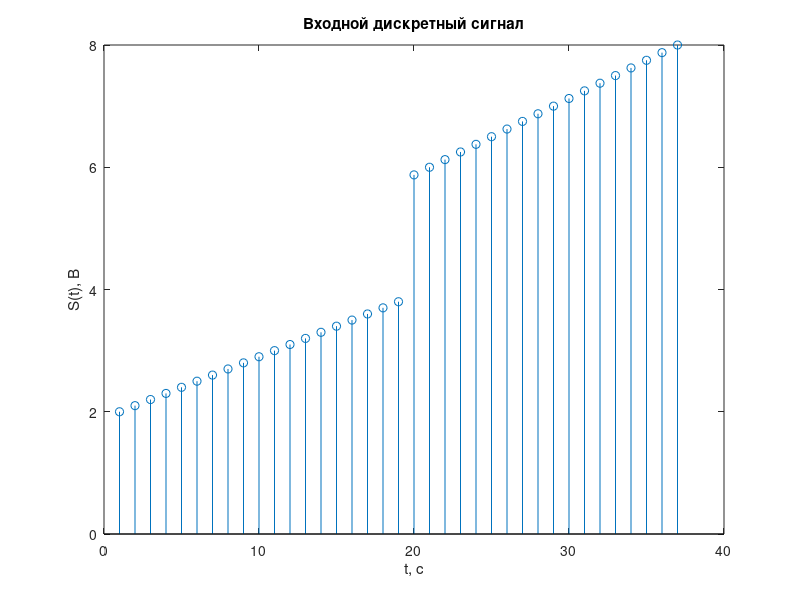
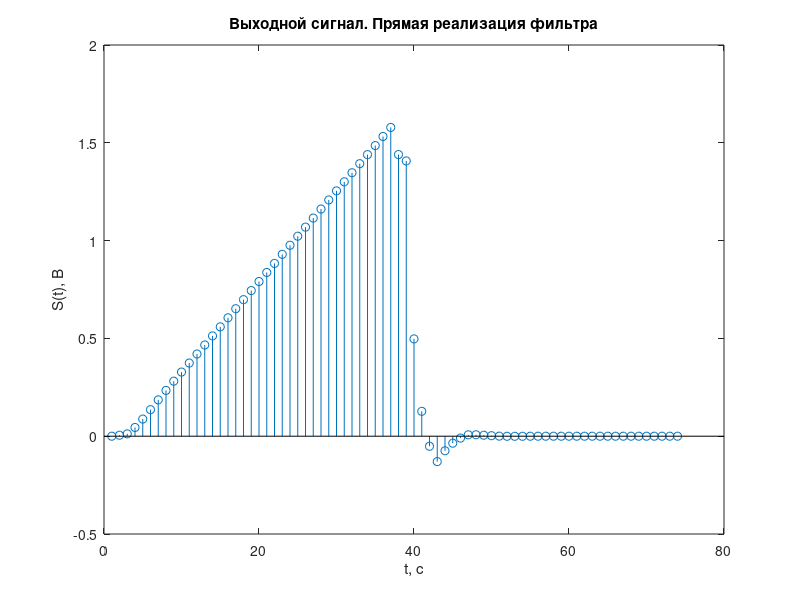
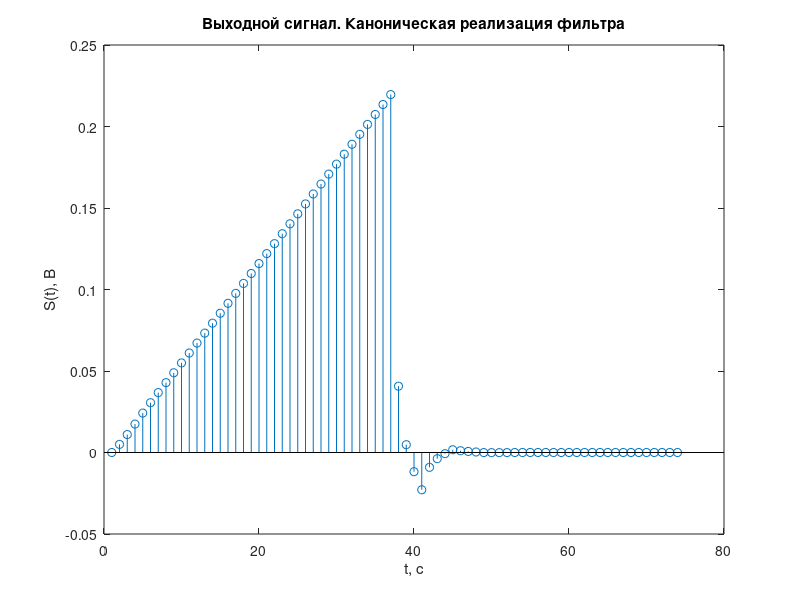
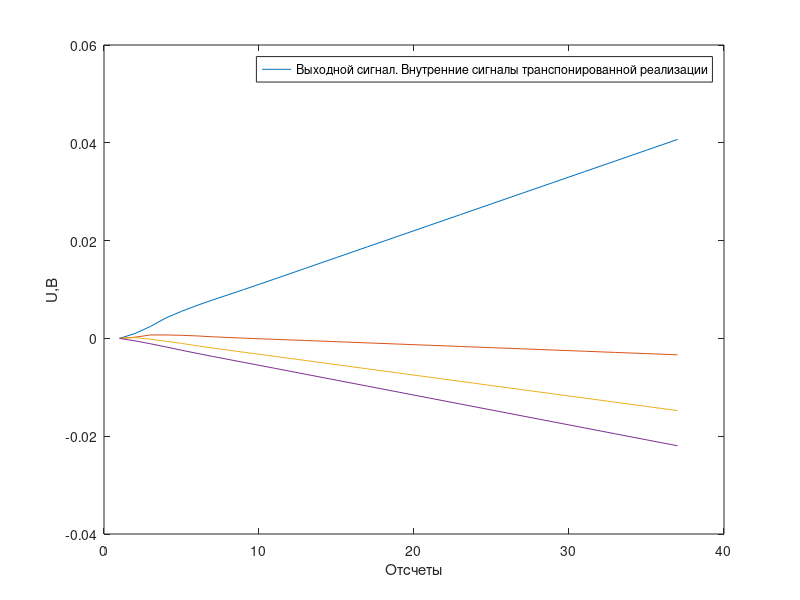

Reproduce these figures in MATLAB, in order.
%Формирование дискретного сигнала
T1 = 0.1;
T2 = 0.18;
U1 = 2; 
U2 = 4; 
U3 = 6;
U4 = 8;
Fd = 200;
T = 1/Fd;
x = 0:T:T2;
u1 = 20*x(1:T1*Fd-1)+2;
u2 = 25*x(T1*Fd:end)+3.5;
U = [u1 u2];
figure(1);
stem(U)
title('Входной дискретный сигнал');
xlabel('t, с');
ylabel('S(t), B');

%Пропускание сигнала через дискретный фильтр
x0 = [x, zeros(1,length(x))];
b = [1 0.2 5 1 0.4];
a = [1 -0.2 -0.05 -0.03 0.1];
y = filter(b, a, x0);
figure(2);
stem(y)
title('Выходной сигнал. Прямая реализация фильтра');
xlabel('t, с');
ylabel('S(t), B');

%Анализ прямой формы реализации дискретного фильтра
xmod = abs(x);
ymod = abs(y);
xmax = max(xmod);
ymax = max(ymod);
max_x_y_pryam = max(xmax, ymax)

%Анализ канонической формы реализации дискретного фильтра
b = [1 0 0 0 0];
y = filter(b, a, x0);
figure(3);
stem(y)
title('Выходной сигнал. Каноническая реализация фильтра');
xlabel('t, с');
ylabel('S(t), B');
xmod = abs(x);
ymod = abs(y);
xmax = max(xmod);
ymax = max(ymod);
max_x_y_kanon = max(xmax, ymax)

%Анализ транспонированной формы реализации дискретного фильтра
states = []; 
s = [];
for k = 1:length(x)
[y(k), s] = filter(b, a, x(k), s);
states = [states s];
end
figure(4);
plot(states')
legend('Выходной сигнал. Внутренние сигналы транспонированной реализации');
xlabel('Отсчеты');
ylabel('U,В');
states_max = max(abs(states(:)));

%Получение графиков характеристик фильтра 
b = [1 0.2 5 1 0.4]; 
%fvtool(b, a) 
 
%Получение аналитичской формулы для импульсной характеристики фильтра 
[r, p, k] = residuez(b, a); 
r_abs = abs(r) 
r_phase = angle(r) 
p_abs = abs(p) 
p_phase = angle(p)


